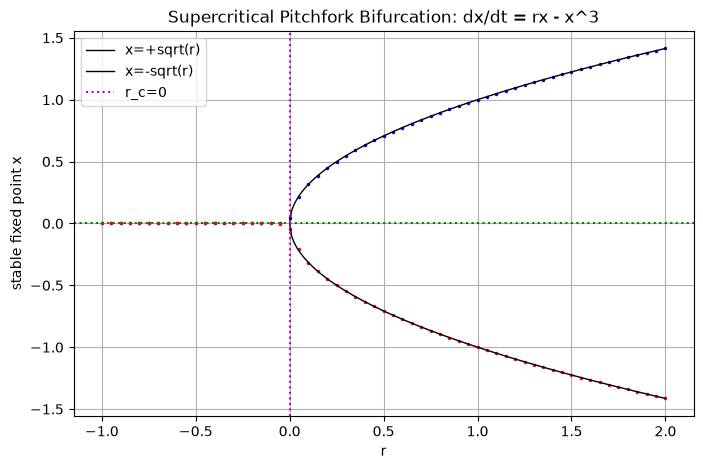

Source code (Python):
import numpy as np
import matplotlib
matplotlib.use('Agg')
import matplotlib.pyplot as plt

# Verify supercritical pitchfork: dx/dt = r*x - x^3
# Fixed points: x=0, and x=+-sqrt(r) for r>0
# Stability: f'(x) = r - 3x^2
#   at x=0: f'(0)=r -> stable for r<0, unstable for r>0
#   at x=+-sqrt(r): f'= r-3r = -2r <0 -> stable for r>0
# Supercritical pitchfork at r_c=0.

# Numerical verification: time-integrate from near-zero initial condition
def integrate(r, x0, T=50.0, dt=0.001):
    x = x0
    n = int(T/dt)
    for _ in range(n):
        x = x + (r*x - x**3)*dt
    return x

rs = np.linspace(-1.0, 2.0, 61)
stable_pos = []
for r in rs:
    # from +small and -small perturbations
    xp = integrate(r, 0.05)
    xm = integrate(r, -0.05)
    stable_pos.append((r, xp, xm))

# Analytic branches
r_analytic = np.linspace(0, 2, 200)
x_analytic = np.sqrt(np.maximum(r_analytic, 0))

# Test: r<0 converge to 0, r>0 converge to +-sqrt(r)
print("Verification results:")
err_max = 0
for r, xp, xm in stable_pos:
    if r < 0:
        e = abs(xp) + abs(xm)
    else:
        e = abs(xp - np.sqrt(r)) + abs(xm + np.sqrt(r))
    err_max = max(err_max, e)
print(f"  Max deviation from analytic branch = {err_max:.4f}")

# Check symmetry-breaking: at r<0, x=0 stable; r>0, two branches
print("  r=-0.5: xp=%.4f, xm=%.4f (both->0)" % (stable_pos[15][1], stable_pos[15][2]))
print("  r=+0.5: xp=%.4f, xm=%.4f (should be +-0.707)" % (stable_pos[45][1], stable_pos[45][2]))
print("  r=+1.0: xp=%.4f, xm=%.4f (should be +-1.0)" % (stable_pos[60][1], stable_pos[60][2]))

plt.figure(figsize=(8,5))
for r, xp, xm in stable_pos:
    plt.plot(r, xp, 'b.', markersize=3)
    plt.plot(r, xm, 'r.', markersize=3)
plt.plot(r_analytic, x_analytic, 'k-', lw=1, label='x=+sqrt(r)')
plt.plot(r_analytic, -x_analytic, 'k-', lw=1, label='x=-sqrt(r)')
plt.axhline(0, color='g', ls=':')
plt.axvline(0, color='m', ls=':', label='r_c=0')
plt.xlabel('r'); plt.ylabel('stable fixed point x')
plt.title('Supercritical Pitchfork Bifurcation: dx/dt = rx - x^3')
plt.legend(); plt.grid(True)
plt.savefig('pitchfork_verify.png', dpi=100, bbox_inches='tight')
print("saved pitchfork_verify.png")
